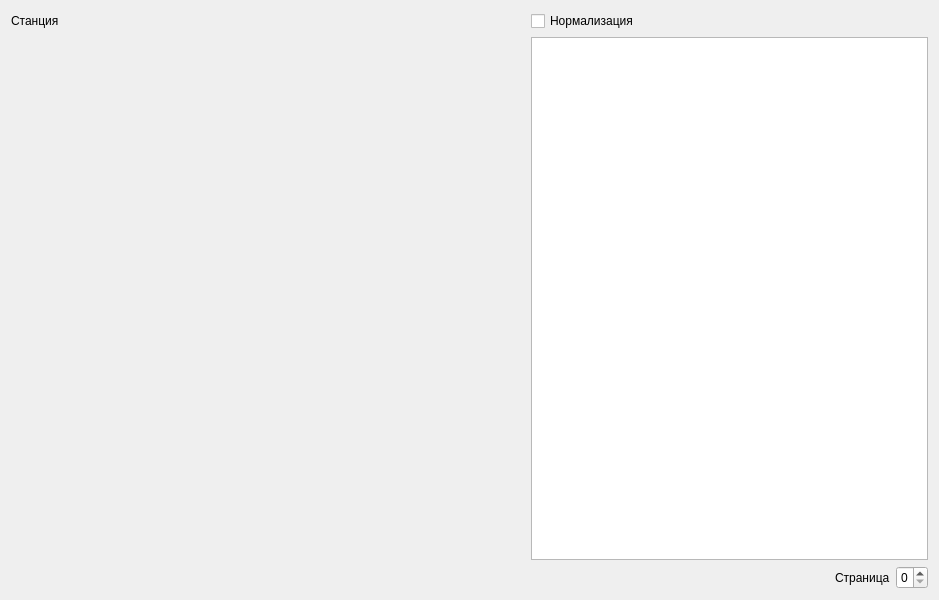
<?xml version="1.0" encoding="UTF-8"?>
<ui version="4.0">
 <class>DlgTsInfo</class>
 <widget class="QDialog" name="DlgTsInfo">
  <property name="geometry">
   <rect>
    <x>0</x>
    <y>0</y>
    <width>939</width>
    <height>600</height>
   </rect>
  </property>
  <property name="minimumSize">
   <size>
    <width>800</width>
    <height>600</height>
   </size>
  </property>
  <property name="maximumSize">
   <size>
    <width>16777215</width>
    <height>590</height>
   </size>
  </property>
  <property name="windowTitle">
   <string>Состояние сигналов ТС</string>
  </property>
  <property name="sizeGripEnabled">
   <bool>false</bool>
  </property>
  <layout class="QGridLayout" name="gridLayout">
   <item row="0" column="0">
    <widget class="QLabel" name="labelSt">
     <property name="sizePolicy">
      <sizepolicy hsizetype="Preferred" vsizetype="Preferred">
       <horstretch>0</horstretch>
       <verstretch>0</verstretch>
      </sizepolicy>
     </property>
     <property name="toolTip">
      <string/>
     </property>
     <property name="frameShadow">
      <enum>QFrame::Sunken</enum>
     </property>
     <property name="text">
      <string>Станция</string>
     </property>
     <property name="scaledContents">
      <bool>false</bool>
     </property>
     <property name="alignment">
      <set>Qt::AlignLeading|Qt::AlignLeft|Qt::AlignVCenter</set>
     </property>
    </widget>
   </item>
   <item row="0" column="1">
    <widget class="QCheckBox" name="checkBox">
     <property name="text">
      <string>Нормализация</string>
     </property>
    </widget>
   </item>
   <item row="1" column="0" rowspan="2">
    <widget class="TsStatusWidget" name="widgetTs" native="true">
     <property name="minimumSize">
      <size>
       <width>514</width>
       <height>514</height>
      </size>
     </property>
     <property name="maximumSize">
      <size>
       <width>514</width>
       <height>514</height>
      </size>
     </property>
     <property name="contextMenuPolicy">
      <enum>Qt::ActionsContextMenu</enum>
     </property>
    </widget>
   </item>
   <item row="1" column="1">
    <widget class="QTableWidget" name="tableWidget">
     <property name="sizePolicy">
      <sizepolicy hsizetype="Expanding" vsizetype="Expanding">
       <horstretch>0</horstretch>
       <verstretch>0</verstretch>
      </sizepolicy>
     </property>
     <property name="minimumSize">
      <size>
       <width>300</width>
       <height>0</height>
      </size>
     </property>
    </widget>
   </item>
   <item row="2" column="1">
    <layout class="QHBoxLayout" name="horizontalLayout" stretch="0,0,0">
     <property name="sizeConstraint">
      <enum>QLayout::SetDefaultConstraint</enum>
     </property>
     <property name="leftMargin">
      <number>0</number>
     </property>
     <property name="topMargin">
      <number>0</number>
     </property>
     <item>
      <spacer name="horizontalSpacer">
       <property name="orientation">
        <enum>Qt::Horizontal</enum>
       </property>
       <property name="sizeHint" stdset="0">
        <size>
         <width>40</width>
         <height>20</height>
        </size>
       </property>
      </spacer>
     </item>
     <item>
      <widget class="QLabel" name="label">
       <property name="layoutDirection">
        <enum>Qt::LeftToRight</enum>
       </property>
       <property name="text">
        <string>Страница</string>
       </property>
      </widget>
     </item>
     <item>
      <widget class="QSpinBox" name="spinBox">
       <property name="maximumSize">
        <size>
         <width>32</width>
         <height>16777215</height>
        </size>
       </property>
      </widget>
     </item>
    </layout>
   </item>
  </layout>
 </widget>
 <customwidgets>
  <customwidget>
   <class>TsStatusWidget</class>
   <extends>QWidget</extends>
   <header>tsstatuswidget.h</header>
   <container>1</container>
  </customwidget>
 </customwidgets>
 <resources/>
 <connections/>
</ui>
